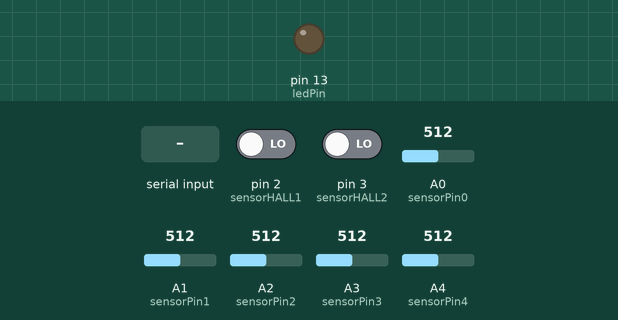
Recording of a sketch running on a simulated Arduino Uno, built with avr-gcc and run on an emulated ATmega328P. Shown: output pins drawn as LEDs (lit = HIGH). The inputs (shaded band) are chosen by the test bench; at power-on: A0 (sensorPin0) = 512, A1 (sensorPin1) = 512, A2 (sensorPin2) = 512, A3 (sensorPin3) = 512, A4 (sensorPin4) = 512, pin 2 (sensorHALL1) LOW, pin 3 (sensorHALL2) LOW. What the sketch prints to the serial monitor is not drawn.

Above: at 1.2 s.
1.3 s: "$" received over Serial
At 2.2 s:
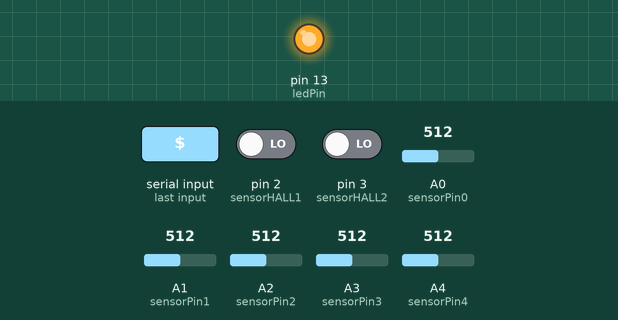
2.8 s: A0 (sensorPin0) set to 716
4.9 s: A1 (sensorPin1) set to 716
7.0 s: A2 (sensorPin2) set to 716
9.1 s: A3 (sensorPin3) set to 716
11.2 s: A4 (sensorPin4) set to 716
Timing chart, 0 to 14.2 s (numbered marks = the images above; inputs shaded):
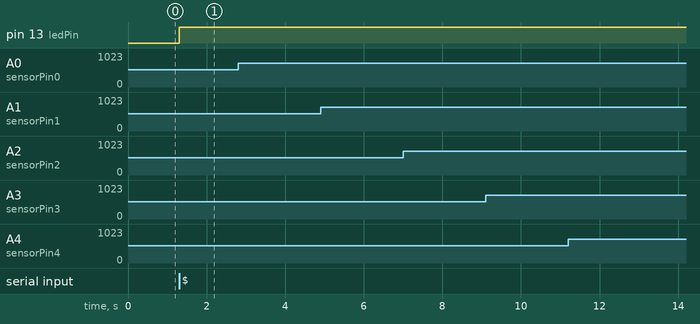

The sketch:

acquisition-code.ino
```cpp
//O arduino iraenviar continuamente os valores dossensores após receber o comando de strat '$' e irá para de enviar quando receber o comando de stop '&'
int sensorPin0 = A0;    // Mínimo
int sensorPin1 = A1;    // Anelar
int sensorPin2 = A2;    // Médio
int sensorPin3 = A3;    // Indicador
int sensorPin4 = A4;    // Polegar

int sensorHALL1 = 2;    // Hall do Polegar
int sensorHALL2 = 3;    // Hall do Polegar

int ledPin = 13;      // select the pin for the LED
int sensorValue = 0;  // variable to store the value coming from the sensor

int int_arrayValues[7];
int int_buffer[13];

int int_quadro=0;

int in_buf;
String str;

void setup() {
  // declare the ledPin as an OUTPUT:
  pinMode(ledPin, OUTPUT);

  pinMode(sensorPin0, INPUT);
  pinMode(sensorPin1, INPUT);
  pinMode(sensorPin2, INPUT);
  pinMode(sensorPin3, INPUT);
  pinMode(sensorPin4, INPUT);

  pinMode(sensorHALL1, INPUT);
  pinMode(sensorHALL2, INPUT);
  //Serial.begin(115200);

  //inicializaçãodo buffer
  int_buffer[0]='$';//inicio do quadro
  int_buffer[12]='&';//fim do quadro

  //Inicializando Serial
  Serial.end();
  Serial.begin(38400);
}

void loop() {

  //leitura dos sensores
  int_arrayValues[0] = analogRead(sensorPin0);
  int_arrayValues[1] = analogRead(sensorPin1);
  int_arrayValues[2] = analogRead(sensorPin2);
  int_arrayValues[3] = analogRead(sensorPin3);
  int_arrayValues[4] = analogRead(sensorPin4);
  int_arrayValues[5] = digitalRead(sensorHALL1);
  int_arrayValues[6] = digitalRead(sensorHALL2);
  //Serial.println(int_arrayValues[5]);
  //Serial.println(int_arrayValues[6]);

//Montando o bufferpara envio
  int_buffer[1]=int_arrayValues[0]/256;
  int_buffer[2]=int_arrayValues[0]%256;
  int_buffer[3]=int_arrayValues[1]/256;
  int_buffer[4]=int_arrayValues[1]%256;
  int_buffer[5]=int_arrayValues[2]/256;
  int_buffer[6]=int_arrayValues[2]%256;
  int_buffer[7]=int_arrayValues[3]/256;
  int_buffer[8]=int_arrayValues[3]%256;
  int_buffer[9]=int_arrayValues[4]/256;
  int_buffer[10]=int_arrayValues[4]%256;

  //combinação de informações dos sensores de efeito hall
      if(int_arrayValues[5]==0 && int_arrayValues[6]==0){
            int_buffer[11]=0;
      }else{
            if(int_arrayValues[5]==1 && int_arrayValues[6]==0){
                  int_buffer[11]=1;
            }else{
                  if(int_arrayValues[5]==0 && int_arrayValues[6]==1){
                        int_buffer[11]=10;
                  }else{
                        if(int_arrayValues[5]==1 && int_arrayValues[6]==1){
                            int_buffer[11]=11;
                        }
                  }
          }
      }


//Verificando se recebeu sinal do mestre
    if(Serial.available()>0){
      in_buf=Serial.read();
        if(in_buf=='$'){//verifica se o sinal recebido é para inicio do envio do quadro
            int_quadro=1;
        }else{
            if(in_buf=='&'){//verifica se o sinal recebido é para fim do envio do quadro
                int_quadro=0;
                digitalWrite(ledPin, LOW);
            }
        }

    }
//Envio das informações dos sensores para o mestre
    if(int_quadro==1){
        digitalWrite(ledPin, HIGH);
        Serial.write(int_buffer[0]);
        Serial.flush();
        Serial.write(int_buffer[1]);
        Serial.flush();
        Serial.write(int_buffer[2]);
        Serial.flush();
        Serial.write(int_buffer[3]);
        Serial.flush();
        Serial.write(int_buffer[4]);
        Serial.flush();
        Serial.write(int_buffer[5]);
        Serial.flush();
        Serial.write(int_buffer[6]);
        Serial.flush();
        Serial.write(int_buffer[7]);
        Serial.flush();
        Serial.write(int_buffer[8]);
        Serial.flush();
        Serial.write(int_buffer[9]);
        Serial.flush();
        Serial.write(int_buffer[10]);
        Serial.flush();
        Serial.write(int_buffer[11]);
        Serial.flush();
        Serial.write(int_buffer[12]);
        Serial.flush();
        delay(1);
    }

}
```

Measured:
- after the input at 1.3 s, pin 13 (ledPin): LOW → HIGH at once
- after the input at 2.8 s, every drawn part: stays the same
- after the input at 4.9 s, every drawn part: stays the same
- after the input at 7.0 s, every drawn part: stays the same
- after the input at 9.1 s, every drawn part: stays the same
- after the input at 11.2 s, every drawn part: stays the same
